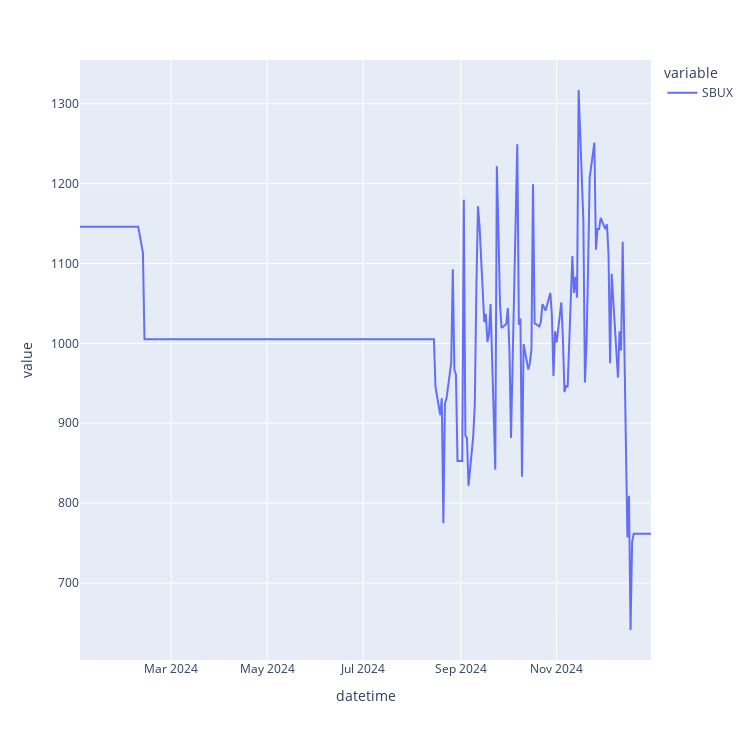

Notebook source saved alongside this figure:
### Code cell
plot_data = pm._equity['SBUX']#['2024-01-03':'2024-02-28']
fig = px.line(plot_data)
fig.update_layout(width = 750, height = 740)
fig.show()

# equity.BA.plot()
#.plot()

### Figure 1 — Plotly figure (JSON) as saved in the notebook; plotly's stock layout.template omitted (floating-point values rounded to 4 significant figures; data arrays with more than 128 entries replaced by an {"elided": "..."} marker saying what was removed)
{"data": [{"hovertemplate": "variable=SBUX<br>datetime=%{x}<br>value=%{y}<extra></extra>", "legendgroup": "SBUX", "line": {"color": "#636efa", "dash": "solid"}, "marker": {"symbol": "circle"}, "mode": "lines", "name": "SBUX", "orientation": "v", "showlegend": true, "type": "scatter", "x": {"elided": "260 str values"}, "xaxis": "x", "y": {"elided": "260 float values"}, "yaxis": "y"}], "layout": {"height": 740, "legend": {"title": {"text": "variable"}, "tracegroupgap": 0}, "margin": {"t": 60}, "width": 750, "xaxis": {"anchor": "y", "domain": [0, 1], "title": {"text": "datetime"}}, "yaxis": {"anchor": "x", "domain": [0, 1], "title": {"text": "value"}}}}
